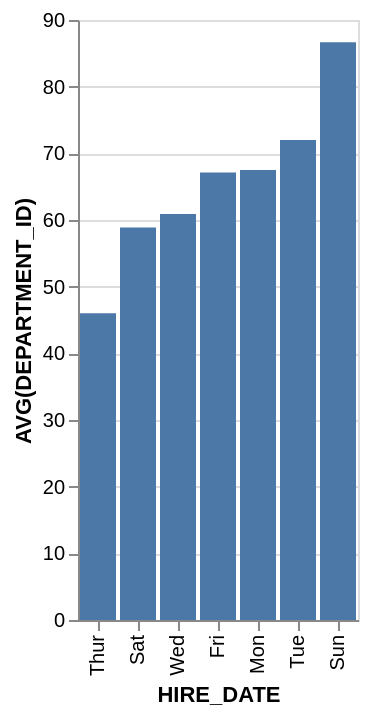

Write the Vega-Lite specification saved for this chart.
### Vega-Lite specification from a JSON file in a GitHub repository (floating-point values rounded to 4 significant figures)
{"data": {"values": [{"x_data": "Thur", "y_data": 46}, {"x_data": "Sat", "y_data": 58.89}, {"x_data": "Wed", "y_data": 60.91}, {"x_data": "Fri", "y_data": 67.14}, {"x_data": "Mon", "y_data": 67.5}, {"x_data": "Tue", "y_data": 72}, {"x_data": "Sun", "y_data": 86.67}]}, "mark": "bar", "encoding": {"x": {"field": "x_data", "type": "nominal", "title": "HIRE_DATE", "sort": {"op": "sum", "field": "y_data", "order": "ascending"}}, "y": {"field": "y_data", "type": "quantitative", "title": "AVG(DEPARTMENT_ID)"}}}
